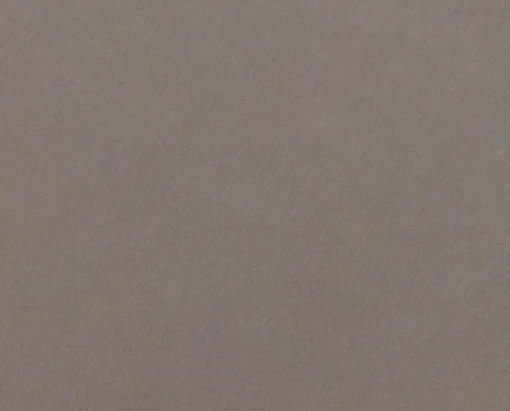
#> input picture saves/png/Latest_Screenshot.png, 510 x 411 px
$ jupyter execute --allow-errors 'What Color is your Hair.ipynb'   (shell and % lines are left out)
#> lines starting #> are read from the running program, lines starting #| are printed output that depends on the picture; long printed decimals are rounded
[cell 1]
import sys
sys.path.insert(1, '../py')

[cell 2]
from notebook_utils import NotebookUtilities
from os import path as osp
from sklearn.metrics.pairwise import euclidean_distances
import cv2
import numpy as np
import os, re
import pandas as pd
import requests
import webcolors
import matplotlib.pyplot as plt

#> (the rest of this cell did not finish here and is left out)

# What Color is your Hair?

[cell 3]
color_distance = lambda rgb, xkcd_color: euclidean_distances(np.array([rgb[:3]]), np.array([xkcd_color[:3]]))[0][0]

[cell 4]
# Read the image
file_path = '../saves/png/Latest_Screenshot.png'
# file_path = '.../saves/png/photo_of_hair.png'
def get_rgb_img(file_path):
#> called with file_path = '../saves/png/Latest_Screenshot.png'
    imread_img = cv2.imread(file_path)
#> imread_img is the input picture: shape (411, 510, 3); mean B, G, R 113.5, 118.8, 129

    # Convert to RGB (necessary for xkcd search)
    img_rgb = cv2.cvtColor(imread_img, cv2.COLOR_BGR2RGB)

    return img_rgb
img_rgb = get_rgb_img(file_path)
plt.imshow(img_rgb);

[cell 5]
def show_sample(rgb_tuple):

    # Extract only the first 3 channels (RGB)
    rgb_tuple = rgb_tuple[:3]

    # Create the 10x10 square with the truncated RGB color
    square = np.full((10, 10, 3), rgb_tuple, dtype=np.uint8)

    plt.imshow(square);

[cell 6]
# Calculate the average RGB value within the area
avg_rgb = cv2.mean(img_rgb)
#> avg_rgb = (129, 118.8, 113.5, 0)

# Print the average RGB values
print(f'Average RGB in area: {avg_rgb}')
#| Average RGB in area: (128.985, 118.848, 113.504, 0.0)
show_sample(avg_rgb)
#> in show_sample, `rgb_tuple = rgb_tuple[:3]`: rgb_tuple = (129, 118.8, 113.5)
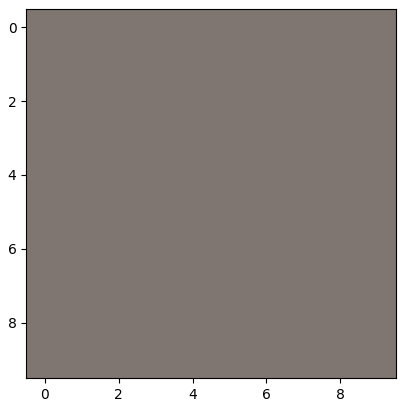
#> figure drawn by matplotlib, 1 panel

[cell 7]
import numpy as np

def get_unique_rgb_values(rbg_img):

    # Flatten the RGB image into a 1D array of pixels
    pixels = rbg_img.reshape((-1, 3))  # Reshape into (num_pixels, 3)
    unique_rgb_values = set(tuple(px) for px in pixels)
#> unique_rgb_values = 971 items

    return unique_rgb_values
def get_pixels_sorted_by_brightness(pixels):

    # Sort the pixels by brightness (sum of RGB values) in ascending order
    sorted_pixels = pixels[np.argsort(pixels.sum(axis=1))]

    return sorted_pixels

# Extract the darkest and lightest pixel (first and last in the sorted array)
unique_rgb_values = get_unique_rgb_values(img_rgb)
#> unique_rgb_values = 971 items
sorted_pixels = get_pixels_sorted_by_brightness(np.array(list(unique_rgb_values)))
#> in get_pixels_sorted_by_brightness, `sorted_pixels = pixels[np.argsort(pixels.sum(axis=1))]`: sorted_pixels = 971 rows, first 8: [114, 106, 95], [117, 104, 96], [116, 106, 97], [115, 104, 100], [118, 105, 97], [116, 105, 101], [119, 106, 98], [115, 108, 100]
darkest_rgb = [px for px in sorted_pixels if not np.all(px == [0, 0, 0])][0]
#> darkest_rgb = [114, 106, 95]
lightest_rgb = [px for px in sorted_pixels if not np.all(px == [255, 255, 255])][-1]
#> lightest_rgb = [142, 133, 128]

[cell 8]
# Print the darkest RGB value
print(f'Darkest RGB value: {darkest_rgb}')
#| Darkest RGB value: [114 106  95]
show_sample(darkest_rgb)

[cell 9]
# Print the lightest RGB value
print(f'Lightest RGB value: {lightest_rgb}')
#| Lightest RGB value: [142 133 128]
show_sample(lightest_rgb)

[cell 10]
def get_nearest_xkcd_color(rgb_array, verbose=False):
#> called with rgb_array = (132, 122, 121), verbose = False
    min_distance = float('inf')
    nearest_color = None
    for xkcd_name, xkcd_rgb in xkcd_colors.items():
        distance = color_distance(rgb_array, xkcd_rgb)
        if distance < min_distance:
            min_distance = distance
            nearest_color = xkcd_name
    if verbose: print(f'Nearest xkcd color: {nearest_color}')

    return nearest_color
